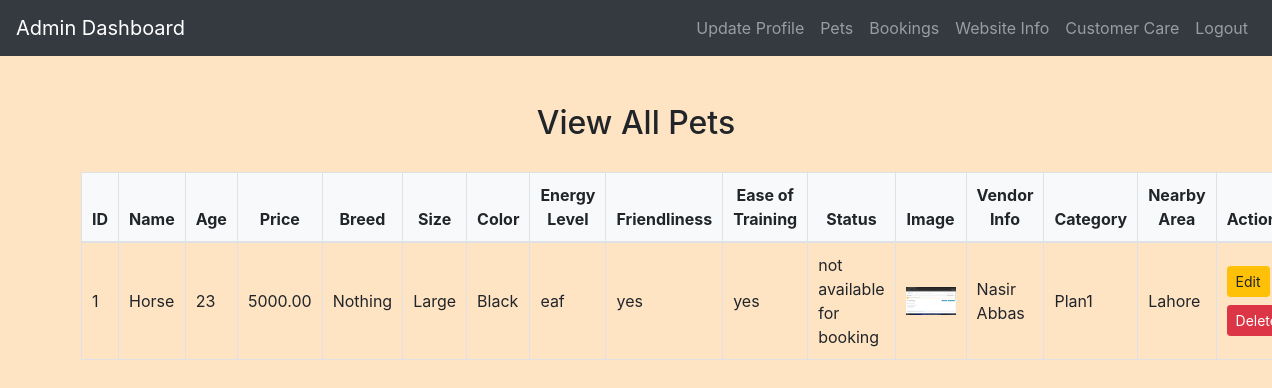
The page /admin/view_pets.php (signed in) on the database its author committed.
### tables this page shows
CREATE TABLE `pets` (
  `petID` int(11) NOT NULL,
  `name` varchar(100) NOT NULL,
  `age` int(11) DEFAULT NULL,
  `price` decimal(10,2) DEFAULT NULL,
  `breed` varchar(100) DEFAULT NULL,
  `size` varchar(20) DEFAULT NULL,
  `color` varchar(50) DEFAULT NULL,
  `energyLevel` varchar(50) DEFAULT NULL,
  `friendliness` varchar(50) DEFAULT NULL,
  `easeOfTraining` varchar(50) DEFAULT NULL,
  `status` varchar(50) DEFAULT NULL,
  `imageURL` varchar(255) DEFAULT NULL,
  `vendorInfo` varchar(255) DEFAULT NULL,
  `category` varchar(50) DEFAULT NULL,
  `nearbyArea` varchar(100) DEFAULT NULL
);

### admin/view_pets.php (the view, shortened to what this page needs)
<?php
include('config.php');
$sql = "SELECT * FROM Pets";
$result = $conn->query($sql);
?>
<!DOCTYPE html>
<html>
<head>
    <link rel="stylesheet" href="https://maxcdn.bootstrapcdn.com/bootstrap/4.5.2/css/bootstrap.min.css">
    <link rel="stylesheet" href="../css/style.css">
</head>
<body>
<?php include('admin_navbar.php'); ?>
<div class="container mt-5">
    <h2>View All Pets</h2>
    <table class="table table-bordered">
        <thead>
            <tr>
                <th>ID</th>
                <th>Name</th>
                <th>Age</th>
                <th>Price</th>
                <th>Breed</th>
                <th>Size</th>
                <th>Color</th>
                <th>Energy Level</th>
                <th>Friendliness</th>
                <th>Ease of Training</th>
                <th>Status</th>
                <th>Image</th>
                <th>Vendor Info</th>
                <th>Category</th>
                <th>Nearby Area</th>
                <th>Actions</th>
            </tr>
        </thead>
        <tbody>
            <?php while ($row = $result->fetch_assoc()): ?>
            <tr>
                <td><?php echo $row['petID']; ?></td>
                <td><?php echo $row['name']; ?></td>
                <td><?php echo $row['age']; ?></td>
                <td><?php echo $row['price']; ?></td>
                <td><?php echo $row['breed']; ?></td>
                <td><?php echo $row['size']; ?></td>
                <td><?php echo $row['color']; ?></td>
                <td><?php echo $row['energyLevel']; ?></td>
                <td><?php echo $row['friendliness']; ?></td>
                <td><?php echo $row['easeOfTraining']; ?></td>
                <td><?php echo $row['status']; ?></td>
                <td><img src="<?php echo $row['imageURL']; ?>" alt="<?php echo $row['name']; ?>" width="50"></td>
                <td><?php echo $row['vendorInfo']; ?></td>
                <td><?php echo $row['category']; ?></td>
                <td><?php echo $row['nearbyArea']; ?></td>
                <td>
                    <a href="edit_pet.php?petID=<?php echo $row['petID']; ?>" class="mb-2 btn btn-warning btn-sm">Edit</a>
                    <a href="view_pets.php?delete=<?php echo $row['petID']; ?>" class="btn btn-danger btn-sm" onclick="return confirm('Are you sure you want to delete this pet?')">Delete</a>
                </td>
            </tr>
            <?php endwhile; ?>
        </tbody>
    </table>
</div>
</body>
</html>

### css/style.css (style rules this page uses)
body { background-color: bisque; }
h1, h2, h3, h4 { text-align: center; margin-top: 30px; margin-bottom: 30px; }
.table { width: 100%; border-collapse: collapse; margin-top: 20px; }
.table th, .table td { padding: 10px; border: 1px solid #dee2e6; }
.table thead th { background-color: #f8f9fa; font-weight: bold; text-align: center; }
.table tbody td { vertical-align: middle; }
.table img { max-width: 100px; max-height: 100px; }

### rows shown on the page
pets: petID "1", name "Horse", age "23", price "5000.00", breed "Nothing", size "Large", color "Black", energyLevel "eaf", friendliness "yes", easeOfTraining "yes", status "not available for booking", imageURL (picture), vendorInfo "Nasir Abbas", category "Plan1", nearbyArea "Lahore"
